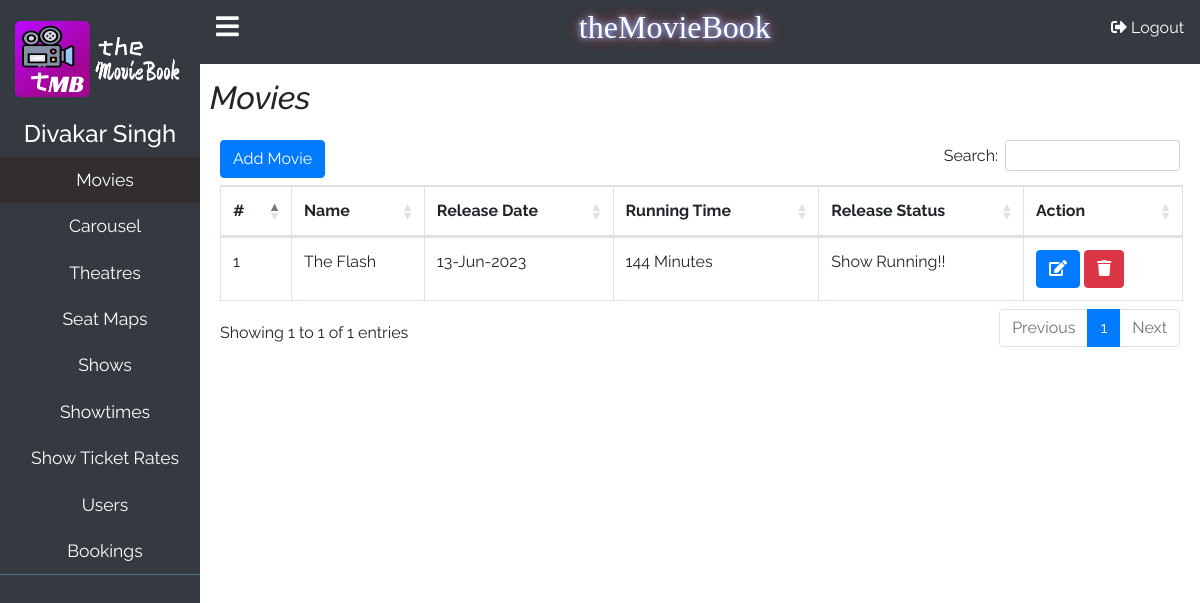
/admin/movies.php (signed in), run on the app's committed database.
### tables this page shows
CREATE TABLE `tbl_movies` (
  `movie_id` int(10) NOT NULL,
  `movie_name` varchar(100) NOT NULL,
  `year` year(4) NOT NULL,
  `category` varchar(200) NOT NULL,
  `running_time` varchar(200) NOT NULL,
  `release_date` date NOT NULL,
  `language` varchar(200) NOT NULL,
  `director` varchar(100) NOT NULL,
  `synopsis` varchar(1000) NOT NULL,
  `casts` varchar(500) NOT NULL,
  `poster` text NOT NULL,
  `banner` text NOT NULL,
  `wallpaper` longblob NOT NULL,
  `trailer_url` varchar(1000) NOT NULL,
  `status` int(1) NOT NULL,
  `starting_date` date NOT NULL,
  `ending_date` date NOT NULL,
  `avg_ratings` float NOT NULL,
  `total_ratings` float NOT NULL,
  `num_of_ratings` int(11) NOT NULL,
  `user_ip_addresses` longtext NOT NULL
);

### admin/functions.php (called while the page is built, shortened)
<?php
function get_admin_name($db,$id){
	$sql = "SELECT * FROM `tbl_admins` WHERE `admin_id` = '$id'";
	$result = mysqli_query($db,$sql);
	if(mysqli_num_rows($result)>0){
		while($row = mysqli_fetch_assoc($result)){
			$first_name = $row['first_name'];
			$last_name = $row['last_name'];
		}
		return $first_name.' '.$last_name;
	}
}
?>

### admin/movies.php (the view, shortened to what this page needs)
<?php
include_once ('db_config.php');
include_once ('functions.php');
$query = "SELECT * from tbl_movies ORDER BY movie_id DESC";
$result = mysqli_query($db, $query);
?>
<!DOCTYPE html>
<html lang="en">
<head>
    <link rel="stylesheet" href="https://use.fontawesome.com/releases/v5.8.1/css/all.css">
    <link href="css/bootstrap.min.css" rel="stylesheet">
    <link href="css/style.css?=<?php echo time(); ?>" rel="stylesheet">
    <link href="css/addons/dataTables.bootstrap4.min.css" rel="stylesheet">
    <link rel="stylesheet" href="css/jquery-ui.css">
</head>
<body>
    <div class="wrapper" style="width: 100vw;height: 100vh;">
        <nav id="sidebar">
            <ul class="list-unstyled components">
                <li class="main-text">
                    <img src="./images/logo.png" width="180px" alt="">
                </li>
            <li class="admin_name">
                <h4><?php echo get_admin_name($db,$_SESSION['admin_id']); ?></h4>
            </li>
                <li class="active">
                    <a href="movies.php">
                        <span>Movies</span>
                    </a>
                </li>
                <li>
                    <a href="carousel.php">
                        <span>Carousel</span>
                    </a>
                </li>
                <li>
                    <a href="theatres.php">
                        <span>Theatres</span>
                    </a>
                </li>
                <li>
                    <a href="theatre_seat_categories.php">
                        <span>Seat Maps</span>
                    </a>
                </li>
                <li>
                    <a href="shows.php">
                        <span>Shows</span>
                    </a>
                </li>
                <li>
                    <a href="showtimes.php">
                        <span>Showtimes</span>
                    </a>
                </li>
                <li>
                    <a href="show_ticket_rates.php">
                        <span>Show Ticket Rates</span>
                    </a>
                </li>
                <li>
                    <a href="users.php">
                        <span>Users</span>
                    </a>
                </li>
                <li>
                    <a href="bookings.php">
                        <span>Bookings</span>
                    </a>
                </li>
            </ul>
        </nav>
        <div id="content">
            <nav class="navbar bg-dark">
                <span class="bars" id="sidebarCollapse"><i class="fas fa-bars"></i>
                </span>
                <h4>theMovieBook</h4>
                <a href="admin.logout.php" class="signout">
                    <i class="fas fa-sign-out-alt"></i>
                    <span>Logout</span>
                </a>
            </nav>
            <div class="content-wrapper">
                <div class="content-header">
                    <h2 class="font-italic">Movies</h2>
                </div>
                <div class="content-body">
                    <button class="btn btn-primary addmovie" data-toggle="modal" data-target="#searchMovieModal" style="position: absolute;z-index: 1;">Add Movie</button>
                    <table class="table table-hover table-bordered">
                    <thead>
                        <th>#</th>
                        <th>Name</th>
                        <th>Release Date</th>
                        <th>Running Time</th>
                        <th>Release Status</th>
                        <th>Action</th>
                    </thead>
                    <tbody>
                        <?php $inc = 1;
                        while($row = mysqli_fetch_assoc($result)){ ?>
                            <tr>
                                <td><?php echo $inc; ?></td>
                                <td><?php echo $row['movie_name']; ?></td>
                                <td><?php echo date('d-M-Y',strtotime($row['release_date'])); ?></td>
                                <td><?php echo $row['running_time']; ?></td>
                                <td><?php if($row['status'] == '1'){
                                    echo 'Show Running!!';
                                }else{
                                    echo 'Show Closed!!';
                                } ?></td>
                                <td>
                                    <button class="edit_button btn btn-primary">
                                        <i class="fas fa-edit"></i>
                                    </button>
                                    <button class="delete_button btn btn-danger">
                                        <i class="fas fa-trash"></i>
                                    </button>
                                </td>
                            </tr>
                        <?php $inc++; } ?>
                    </tbody>
                </table>
                </div>
            </div>
        </div>
    </div>
</body>
</html>

### admin/css/style.css (style rules this page uses)
body { margin: 0; padding: 0; box-sizing: border-box; font-family: 'Raleway'; }
.wrapper { display: flex; width: 100%; height: 100%; align-items: stretch; }
#sidebar { min-width: 200px; max-width: 200px; background-color: #343a40; transition: all 0.3s ease; }
#sidebar ul.components { border-bottom: 1px solid #47748b; }
#sidebar ul li a { padding: 10px; font-size: 1.1rem; display: block; padding-left: 20px; text-align: center; }
a { text-decoration: none; color: #000; }
.main-text { font-size: 24px; color: #fff; display: flex; justify-content: center; align-items: center; height: 15vh; }
#sidebar ul li a { color: #fff; }
#sidebar ul li.active > a, a[aria-expanded="true"] { background-color: #322e2e; }
.navbar { height: 8vh; }
.bars { color: #fff; cursor: pointer; font-size: 26px; margin-bottom: 10px; }
.navbar h4 { font-family: 'neon'; font-size: 2rem; margin-bottom: 10px; color: #fff; text-shadow: 0 0 5px #7bacff, 0 0 10px #7bacff, 0 0 15px #fd1c03; }
.navbar a { color: #fff; margin-bottom: 10px; }
.admin_name { color: #fff; text-align: center; }
#content { min-width: 80%; width: 100%; min-height: 100vh; transition: all 0.3s ease; }
.content-wrapper { width: 100%; height: 92vh; padding: 10px; font-family: 'Raleway'; }
.content-header { height: 7vh; display: flex; justify-content: space-between; align-items: center; }
.content-body { background: #fff; border-radius: 10px; padding: 10px; }

### data on the page
tbl_movies: movie_name "The Flash", release_date "13-Jun-2023", running_time "144 Minutes", status "Show Running!!"

### other printed values
get_admin_name($db,$_SESSION['admin_id']) "Divakar Singh"
